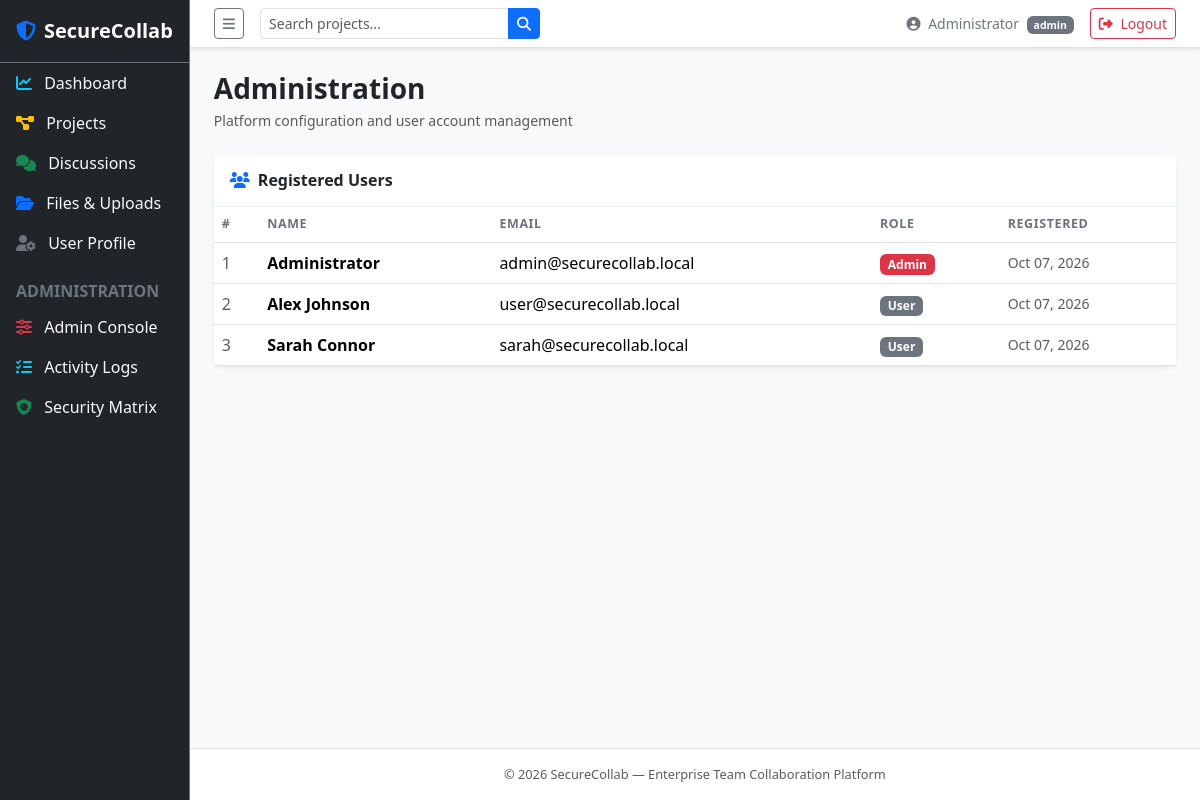
/admin/index.php (signed in), run on the app's committed database.
### tables this page shows
CREATE TABLE `users` (
  `id` INT AUTO_INCREMENT PRIMARY KEY,
  `name` VARCHAR(100) NOT NULL,
  `email` VARCHAR(150) NOT NULL UNIQUE,
  `password` VARCHAR(255) NOT NULL,
  `role` ENUM('admin', 'user') NOT NULL DEFAULT 'user',
  `avatar` VARCHAR(255) DEFAULT 'default.png',
  `created_at` DATETIME DEFAULT CURRENT_TIMESTAMP,
  `updated_at` DATETIME DEFAULT CURRENT_TIMESTAMP ON UPDATE CURRENT_TIMESTAMP
);

### admin/index.php (the view, shortened to what this page needs)
<?php
require_once __DIR__ . '/../includes/header.php';
$db    = get_db();
$users = $db->query("SELECT * FROM users ORDER BY created_at DESC")->fetchAll();
?>
<div class="d-flex justify-content-between align-items-center mb-4">
    <div>
        <h3 class="fw-bold mb-1">Administration</h3>
        <p class="text-muted small mb-0">Platform configuration and user account management</p>
    </div>
</div>
<div class="card border-0 shadow-sm">
    <div class="card-header py-3">
        <h6 class="fw-bold mb-0"><i class="fa-solid fa-users text-primary me-2"></i>Registered Users</h6>
    </div>
    <div class="table-responsive">
        <table class="table table-hover align-middle mb-0">
            <thead><tr><th>#</th><th>Name</th><th>Email</th><th>Role</th><th>Registered</th></tr></thead>
            <tbody>
            <?php foreach ($users as $u): ?>
            <tr>
                <td class="text-muted"><?php echo $u['id']; ?></td>
                <td class="fw-semibold"><?php echo htmlspecialchars($u['name']); ?></td>
                <td><?php echo htmlspecialchars($u['email']); ?></td>
                <td><span class="badge <?php echo $u['role']==='admin'?'bg-danger':'bg-secondary'; ?>"><?php echo ucfirst($u['role']); ?></span></td>
                <td class="text-muted small"><?php echo date('M d, Y', strtotime($u['created_at'])); ?></td>
            </tr>
            <?php endforeach; ?>
            </tbody>
        </table>
    </div>
</div>
<?php require_once __DIR__ . '/../includes/footer.php'; ?>

### assets/css/style.css (style rules this page uses)
:root { --sidebar-width: 240px; --sidebar-bg: #1a202c; --primary: #3b82f6; --topbar-height: 56px; }
.card { border-radius: 10px; }
.card-header { background: #fff; border-bottom: 1px solid #edf2f7; }
.table th { font-size: 0.78rem; text-transform: uppercase; letter-spacing: 0.05em; color: #6b7280; font-weight: 600; }

### data on the page
users: id "1", name "Administrator", email "admin@securecollab.local", role "Admin", created_at "Oct 07, 2026"
users: id "2", name "Alex Johnson", email "user@securecollab.local", role "User", created_at "Oct 07, 2026"
users: id "3", name "Sarah Connor", email "sarah@securecollab.local", role "User", created_at "Oct 07, 2026"

### other printed values
$user["name"] "Administrator"
$user["role"] "admin"
